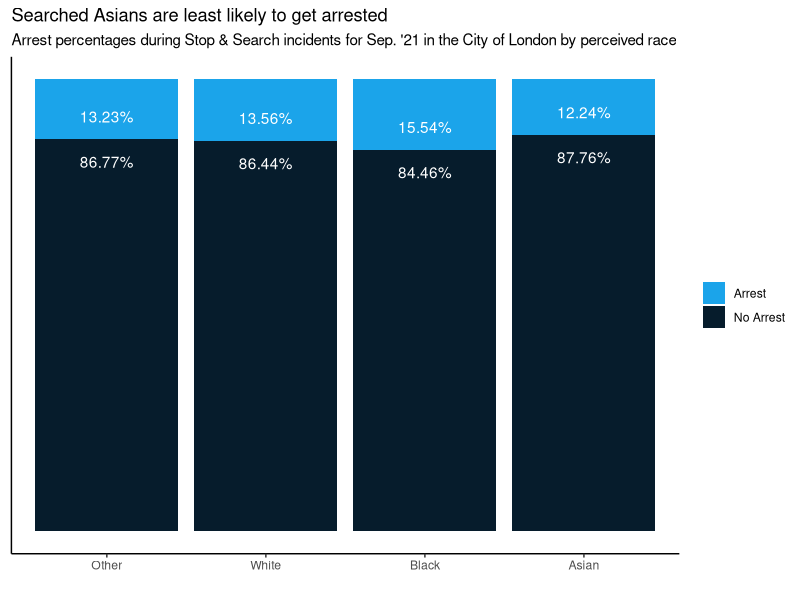
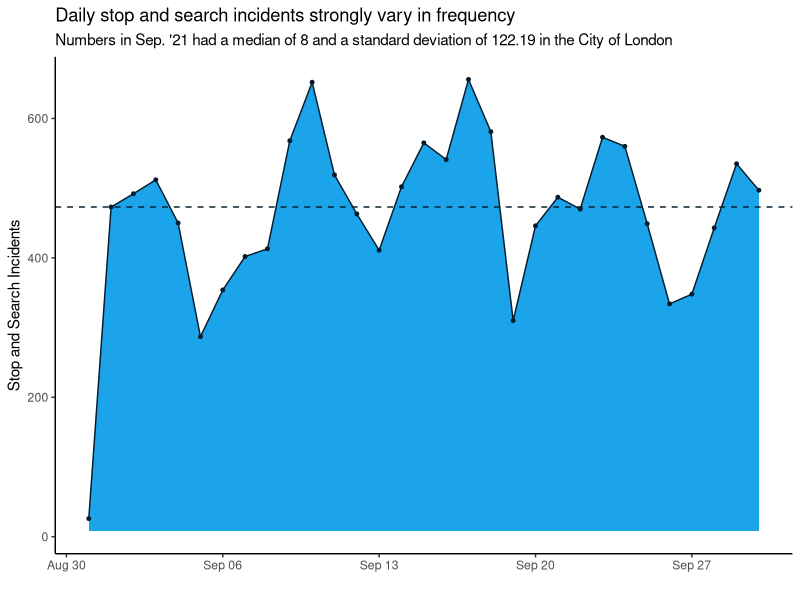
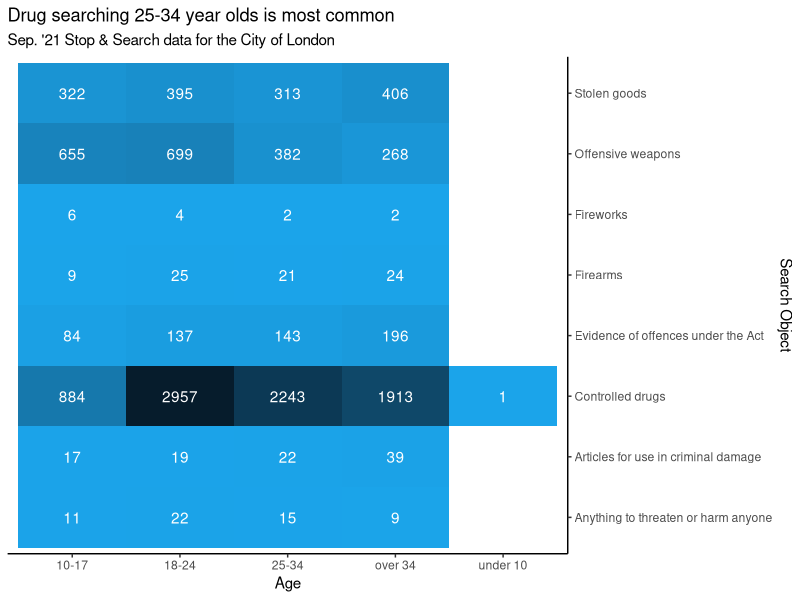

Here is the R script that generated these plots, in order:
## ---- chunk 1
knitr::opts_chunk$set(echo = TRUE)
## ---- chunk 2
library(vroom)
library(tidyverse)
library(scales)  #for transparency
library(lubridate)
## ---- chunk 3
data <- vroom("2021-09-metropolitan-stop-and-search.csv")
## ---- chunk 4
plot1Data <- data %>%
  drop_na(`Officer-defined ethnicity`) %>% 
  mutate(arrestYN = ifelse(Outcome == "Arrest", "Arrest", "No Arrest")) %>% 
  group_by(`Officer-defined ethnicity`) %>%
  dplyr::mutate(countT= n()) %>%
  group_by(arrestYN, add=TRUE) %>%
  dplyr::mutate(per = n()/countT) %>% 
  group_by(`Officer-defined ethnicity`, arrestYN,per) %>%
  dplyr::summarise(n = n()) %>% 
  
  ggplot(aes(fill = arrestYN, y = n, x = fct_relevel(`Officer-defined ethnicity`, "Other", "White", "Black", "Asian"))) +
    geom_bar(position="fill", stat="identity")+
    geom_text(aes(label=percent(per), y = ifelse(per > 0.3, per-0.05, 1-per+0.05)), color = "white")+
  
    scale_fill_manual(values=c("#1BA4EA", "#061C2C"))+
  
    labs(title = "Searched Asians are least likely to get arrested",
         subtitle = "Arrest percentages during Stop & Search incidents for Sep. '21 in the City of London by perceived race",
         x = "") +
  
    theme_classic()+
    theme(legend.title = element_blank(),
          axis.title.y=element_blank(),
          axis.text.y=element_blank(),
          axis.ticks.y=element_blank())
plot1Data

## ---- chunk 5

stanD <- data %>%
  mutate(date = date(Date)) %>% 
  group_by(date) %>% 
  dplyr::summarise(n = n())

sd <- sd(stanD$n)

plot2Data <- data %>%
  mutate(date = date(Date)) %>% 
  group_by(date) %>% 
  dplyr::summarise(n = n()) %>% 
  ggplot(aes(x = date, y = n)) +
    # geom_text(aes(y = 8, ), label = "September Median",  vjust = -1, size = 3)+
    # geom_ribbon(aes(ymin = n, ymax = if_else(n >= 8, n, 8L)), fill = "white", alpha = 0.2)+
    # geom_ribbon(aes(ymin = if_else(n < 8, n, 8L), ymax = n), fill = "red", alpha = 0.4)+
    geom_ribbon(aes(ymin = 8, ymax = n), fill = "#1BA4EA", alpha = 1)+
    geom_line(colour = "#061C2C")+
    geom_point(colour = "#061C2C", size = 1)+
    geom_hline(aes(yintercept = median(n)), linetype = "dashed", colour = "#061C2C", size = 0.5) +

  
    labs(title = paste0("Daily stop and search incidents strongly vary in frequency"), 
         subtitle = paste0("Numbers in Sep. '21 had a median of 8 and a standard deviation of ", round(sd, 2), " in the City of London"),
         x = "",
         y = "Stop and Search Incidents")+  
  
    theme_classic()

                 
plot2Data
  
## ---- chunk 6
plot3Data <- data %>% 
  drop_na(`Age range`, `Object of search`) %>% 
  group_by(`Age range`, `Object of search`) %>% 
  dplyr::summarise(n = n()) %>% 
  ggplot(aes(x = `Age range`, `Object of search`))+
    geom_tile(aes(fill = n))+
    geom_text(aes(label = n), color = "white")+
  
    scale_y_discrete(position = "right")+
  
    labs(title = "Drug searching 25-34 year olds is most common",
         subtitle = "Sep. '21 Stop & Search data for the City of London",
         x = "Age",
         y = "Search Object")+
  
    scale_fill_continuous(low = "#1BA4EA", high = "#061C2C")+
  
    theme_classic()+
    theme(legend.position = "none")

plot3Data
